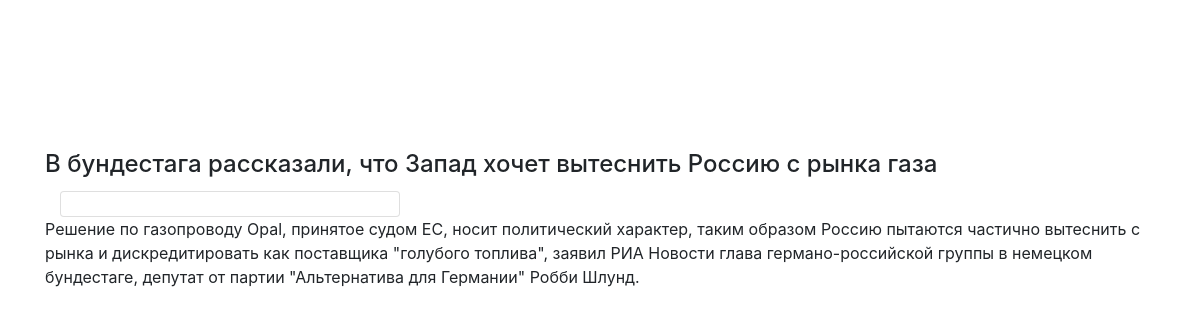
/articles/1/, run on the app's committed database.
### articles/models.py (models this page shows)
class Article(models.Model):
    title = models.CharField(max_length=256, verbose_name='Заголовок')
    image = models.ImageField(upload_to='static/image', verbose_name='Тематическое изображение статьи')
    text = models.TextField(verbose_name='Статья')
    paid_article = models.BooleanField(default=False, verbose_name='Платная статья')

### articles/views.py (the view)
# urls.py: url(r'^articles/(?P<id>[0-9]+)/', articles.views.show_article),
def show_article(request, id):
    article = Article.objects.get(pk=id)
    authorisation_data_user = request.user.is_authenticated
    if authorisation_data_user == True:
        subscription_data_user = Profile.objects.get(user_id=request.user).paid_subscription
    else:
        subscription_data_user = False
    context = {
        'article': article,
        'subscription_data_user': subscription_data_user
    }
    return render(
        request,
        'article.html',
        context
    )

### templates/article.html (shortened to what this page needs)
{% extends "base.html" %}
{% load static %}
{% block content %}
    <div class="container">
        <div class="header">
            <h4 class="card-title">
                {{ article.title }}
            </h4>
            {% if article.paid_article == False %}
                <div class="col-lg-4 col-sm-6 portfolio-item">
                    <div class="card h-100">
                        <a href="#"><img class="card-img-top" src="/{{ article.image.url }}" alt=""></a>
                    </div>
                </div>
                <p class="card-text">{{ article.text }}</p>
            {% endif %}
        </div>
    </div>
{% endblock %}

### static/css/style.css (style rules this page uses)
.header { margin-top: 150px; }

### data on the page
Article: title "В бундестага рассказали, что Запад хочет вытеснить Россию с рынка газа", text "Решение по газопроводу Opal, принятое судом ЕС, носит политический характер, таким образом Россию пытаются частично вытеснить с рынка и дискредитировать как поставщика \"голубого топлива\", заявил РИА Новости глава германо-российской группы в немецком бундестаге, депутат от партии \"Альтернатива для Германии\" Робби Шлунд."
